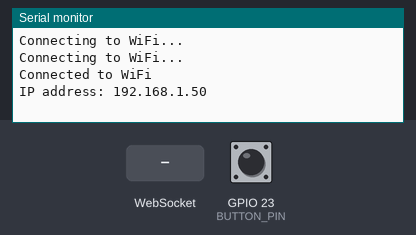
Bench run of a sketch on a simulated ESP32. On the bench: the last lines printed to the serial monitor. Inputs (shaded band) come from the test bench; at power-on: GPIO 23 (BUTTON_PIN) HIGH. WiFi joins after 1.5 s; servers stay silent unless stated.

Above: at 3.2 s.
3.3 s: GPIO 23 (BUTTON_PIN) pulled LOW for 0.15 s
At 4.0 s:
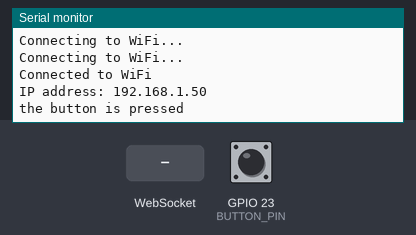
4.9 s: WebSocket text "1" received
At 5.2 s:
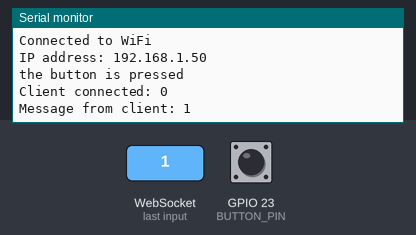
6.4 s: WebSocket text "0" received
At 7.6 s:
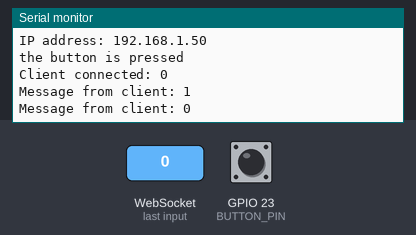

Measured:
- after the input at 3.3 s, the serial monitor: prints a new line at once (image 1)
- after the input at 4.9 s, the serial monitor: prints a new line at once (image 2)
- after the input at 6.4 s, the serial monitor: prints a new line at once (image 3)

The sketch:

WebSocket.ino
```cpp
#include <WiFi.h>
#include <WebSocketsServer.h>

#define BUTTON_PIN 23

const char* ssid = "PoleDeVinci_IFT"; // Replace with your network SSID
const char* password = "*c.r4UV@VfPn_0"; // Replace with your network password
bool lastButtonState = HIGH;

WebSocketsServer webSocket = WebSocketsServer(80); // Port 81

void webSocketEvent(uint8_t num, WStype_t type, uint8_t* payload, size_t length) {
  switch(type) {
    case WStype_DISCONNECTED:
      Serial.printf("Client disconnected: %u\n", num);
      break;
    case WStype_CONNECTED:
      Serial.printf("Client connected: %u\n", num);
      break;
    case WStype_TEXT:
      Serial.printf("Message from client: %s\n", payload);
      break;
  }
}

void setup() {
  Serial.begin(115200);
  WiFi.begin(ssid, password);
  while (WiFi.status() != WL_CONNECTED) {
    delay(1000);
    Serial.println("Connecting to WiFi...");
  }
  Serial.println("Connected to WiFi");
  Serial.print("IP address: ");
  Serial.println(WiFi.localIP());
  webSocket.begin();
  webSocket.onEvent(webSocketEvent);

  pinMode(BUTTON_PIN, INPUT_PULLUP);
}

void loop() {
  webSocket.loop();
  bool buttonState = digitalRead(BUTTON_PIN);
  if (lastButtonState == HIGH && buttonState == LOW)
  {
    Serial.println("the button is pressed");
    webSocket.broadcastTXT("Button pressed");
    delay(200);
  }
  buttonState = lastButtonState;
}
```
